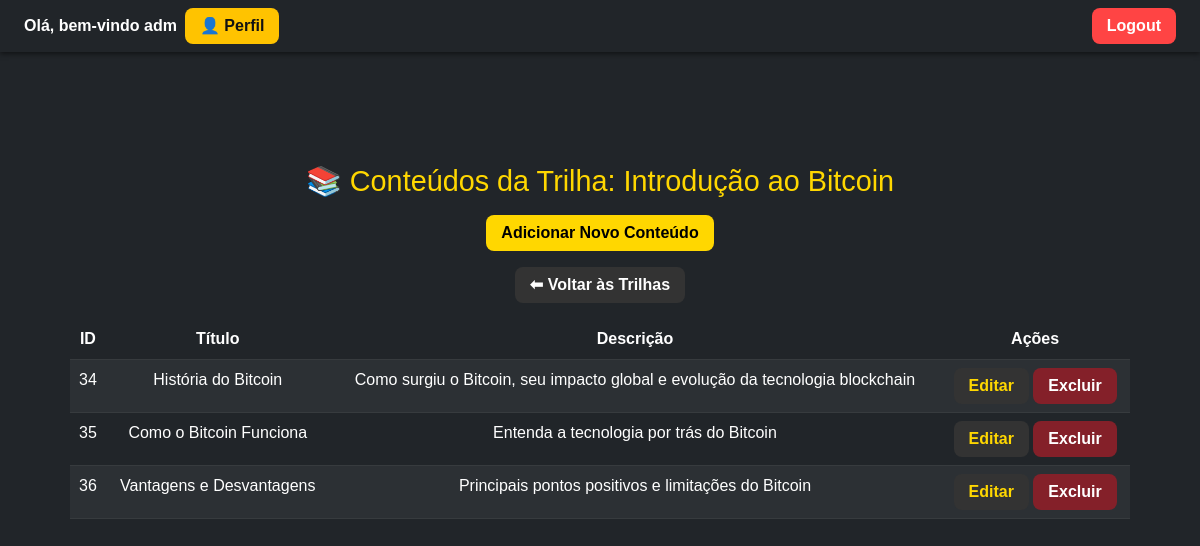
The page /admin/trilha/1/conteudos (signed in) on the database its author committed.
### tables this page shows
CREATE TABLE usuarios (
    id INTEGER PRIMARY KEY AUTOINCREMENT,
        nome TEXT NOT NULL,
            email TEXT UNIQUE NOT NULL,
                senha TEXT NOT NULL
                , is_admin INTEGER DEFAULT 0);

CREATE TABLE trilhas (
    id INTEGER PRIMARY KEY AUTOINCREMENT,
        titulo TEXT NOT NULL,
            descricao TEXT NOT NULL
            , nivel TEXT DEFAULT 'Iniciante');

CREATE TABLE conteudos (    id INTEGER PRIMARY KEY AUTOINCREMENT,    trilha_id INTEGER NOT NULL,    titulo TEXT NOT NULL,    descricao TEXT,    texto TEXT,    FOREIGN KEY (trilha_id) REFERENCES trilhas(id));

### app.py (the view)
@app.route("/admin/trilha/<int:trilha_id>/conteudos")
def admin_conteudos_trilha(trilha_id):
    if not is_admin():
        return redirect(url_for("login"))
    conn = get_db_connection()
    trilha = conn.execute("SELECT * FROM trilhas WHERE id=?", (trilha_id,)).fetchone()
    if not trilha:
        conn.close()
        return "Trilha não encontrada!"
    conteudos = conn.execute("SELECT * FROM conteudos WHERE trilha_id=?", (trilha_id,)).fetchall()
    conn.close()
    return render_template("admin_conteudos.html", trilha=trilha, conteudos=conteudos)

### app.py (called while the page is built)
def get_db_connection():
    conn = sqlite3.connect(DATABASE)
    conn.row_factory = sqlite3.Row
    return conn

def get_usuario_logado():
    if "usuario_id" in session:
        conn = get_db_connection()
        user = conn.execute("SELECT * FROM usuarios WHERE id = ?", (session["usuario_id"],)).fetchone()
        conn.close()
        return user
    return None

def is_admin():
    user = get_usuario_logado()
    return user and user["is_admin"] == 1

@app.context_processor
def inject_user():
    usuario = None
    if "usuario_id" in session:
        conn = get_db_connection()  # sua função para conectar ao SQLite
        usuario = conn.execute("SELECT * FROM usuarios WHERE id = ?", (session["usuario_id"],)).fetchone()
        conn.close()
    return dict(usuario=usuario)

### templates/admin_conteudos.html
{% extends "base.html" %}
{% block content %}
<div class="container mt-5">
    {% if trilha %}
        <h2 class="mb-3" style="color:#FFD700;">📚 Conteúdos da Trilha: {{ trilha.titulo }}</h2>
        <a href="{{ url_for('admin_conteudos_adicionar', trilha_id=trilha.id) }}" class="btn mb-3" style="background-color:#FFD700;color:#000;">Adicionar Novo Conteúdo</a>
        <a href="{{ url_for('admin_trilhas') }}" class="btn mb-3" style="background-color:#333;color:#fff;">⬅ Voltar às Trilhas</a>
    {% else %}
        <h2 class="mb-3" style="color:#FFD700;">📚 Todos os Conteúdos</h2>
        <a href="{{ url_for('admin_trilhas') }}" class="btn mb-3" style="background-color:#333;color:#fff;">⬅ Voltar às Trilhas</a>
    {% endif %}
    <table class="table table-dark table-striped">
        <thead>
            <tr>
                <th>ID</th>
                <th>Título</th>
                <th>Descrição</th>
                <th>Ações</th>
            </tr>
        </thead>
        <tbody>
        {% for c in conteudos %}
            <tr>
                <td>{{ c.id }}</td>
                <td>{{ c.titulo }}</td>
                <td>{{ c.descricao }}</td>
                <td>
                    {% if trilha %}
                        <a href="{{ url_for('admin_conteudos_editar', trilha_id=trilha.id, id=c.id) }}" class="btn btn-sm" style="background-color:#333;color:#FFD700;">Editar</a>
                        <a href="{{ url_for('admin_conteudos_excluir', trilha_id=trilha.id, id=c.id) }}" class="btn btn-sm" style="background-color:#842029;color:#fff;">Excluir</a>
                    {% else %}
                        <a href="#" class="btn btn-sm disabled" style="background-color:#333;color:#888;">Editar</a>
                        <a href="#" class="btn btn-sm disabled" style="background-color:#842029;color:#888;">Excluir</a>
                    {% endif %}
                </td>
            </tr>
        {% endfor %}
        </tbody>
    </table>
</div>
{% endblock %}

### templates/base.html (shortened to what this page needs)
<!DOCTYPE html>
<html lang="pt-BR">
<head>
    <link href="https://cdn.jsdelivr.net/npm/bootstrap@5.3.0/dist/css/bootstrap.min.css" rel="stylesheet">
    <link rel="stylesheet" href="{{ url_for('static', filename='style.css') }}">
</head>
<body class="bg-dark text-light {% block body_class %}{% endblock %}">
    {% block top_bar %}
    <div class="top-bar bg-dark text-white d-flex justify-content-between align-items-center p-2">
        <div class="user-info ms-3 d-flex align-items-center gap-2">
            {% if session.usuario_id %}
                Olá, bem-vindo {{ usuario.nome if usuario else '' }}
                <a href="{{ url_for('perfil') }}" class="perfil-btn">👤 Perfil</a>
            {% else %}
                Olá, visitante!
            {% endif %}
        </div>
        <div class="top-bar-buttons me-3">
            {% if session.usuario_id %}
                <a href="{{ url_for('logout') }}" class="btn btn-danger btn-sm">Logout</a>
            {% else %}
                <a href="{{ url_for('login') }}" class="btn btn-outline-light btn-sm me-2">Entrar</a>
                <a href="{{ url_for('cadastro') }}" class="btn btn-warning btn-sm">Cadastrar</a>
            {% endif %}
        </div>
    </div>
    {% endblock %}
    <main class="container mt-4">
        {% block content %}{% endblock %}
    </main>
</body>
</html>

### static/style.css (style rules this page uses)
body { background-color: #121212; color: #e0e0e0; font-family: Arial, sans-serif; margin: 0; padding: 0; }
.container { display: flex; flex-direction: column; align-items: center; justify-content: flex-start; min-height: 100vh; text-align: center; padding: 20px; }
h2 { font-size: 1.8em; color: #FFD700; margin-bottom: 15px; }
.top-bar { display: flex; justify-content: space-between; align-items: center; background-color: #1e1e1e; padding: 10px 20px; color: #ffd700; font-weight: bold; box-shadow: 0 2px 5px rgba(0,0,0,0.5); position: sticky; top: 0; z-index: 1000; }
.user-info { display: flex; align-items: center; gap: 15px; }
.btn { text-decoration: none; background-color: #FFC300; color: #121212; padding: 6px 15px; border-radius: 8px; font-weight: bold; font-size: 1em; transition: background-color 0.3s, color 0.3s; display: inline-block; cursor: pointer; border: none; }
.btn.btn-danger { background-color: #FF4444; color: #fff; }
.perfil-btn { background-color: #ffc300; color: #121212; padding: 6px 15px; border-radius: 8px; text-decoration: none; font-weight: bold; transition: background-color 0.3s, color 0.3s; display: flex; align-items: center; gap: 5px; }

### rows shown on the page
usuarios: nome "adm"
trilhas: titulo "Introdução ao Bitcoin"
conteudos: id "34", titulo "História do Bitcoin", descricao "Como surgiu o Bitcoin, seu impacto global e evolução da tecnologia blockchain"
conteudos: id "35", titulo "Como o Bitcoin Funciona", descricao "Entenda a tecnologia por trás do Bitcoin"
conteudos: id "36", titulo "Vantagens e Desvantagens", descricao "Principais pontos positivos e limitações do Bitcoin"
